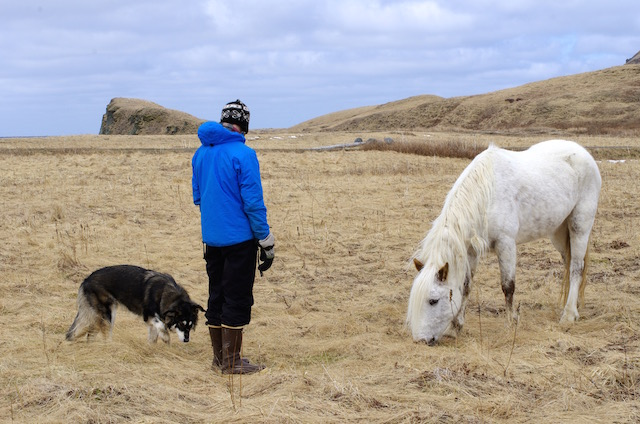
#> input picture chapter5/selectivesearch/person.jpg, 640 x 424 px, found by its file name
$ python example.py
#> lines starting #> are read from the running program, lines starting #| are printed output that depends on the picture
#> in main, img is the input picture: shape (424, 640, 3); mean R, G, B 166.5, 160.1, 154.7
### chapter5/selectivesearch/selectivesearch.py
# -*- coding: utf-8 -*-
import skimage.io
import skimage.transform
import skimage.util
from skimage import segmentation, util, color, feature
import numpy as np
import numpy


def _generate_segments(im_orig, scale, sigma, min_size):
    """
        merge Felzenswalb method mask as 4th channel of original image
    """
#> called with scale = 500, sigma = 0.9, min_size = 10

    # felzenszwalb method
    im_mask = segmentation.felzenszwalb(
        util.img_as_float(im_orig), scale=scale, sigma=sigma, min_size=min_size)
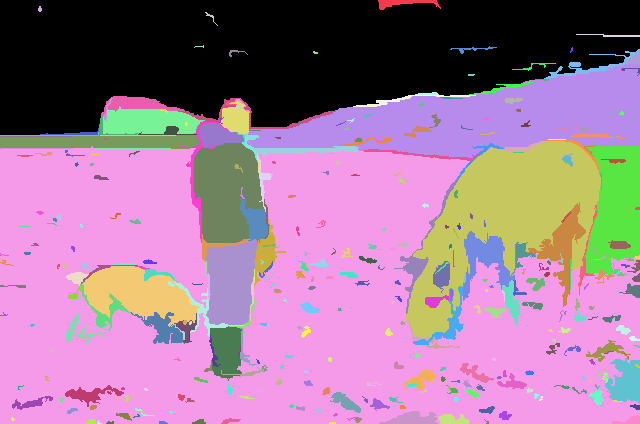
#> im_mask: shape (424, 640) int64; 352 distinct labels, from 0 to 351; one colour per label, 0 black

    # merge mask channel to the image as a 4th channel
    im_mask_ = np.zeros(im_orig.shape[:2])[:, :, np.newaxis]  # (424, 640, 1)
    im_orig = np.append(im_orig, im_mask_, axis=2)  # shape(424, 640, 4)
    im_orig[:, :, 3] = im_mask
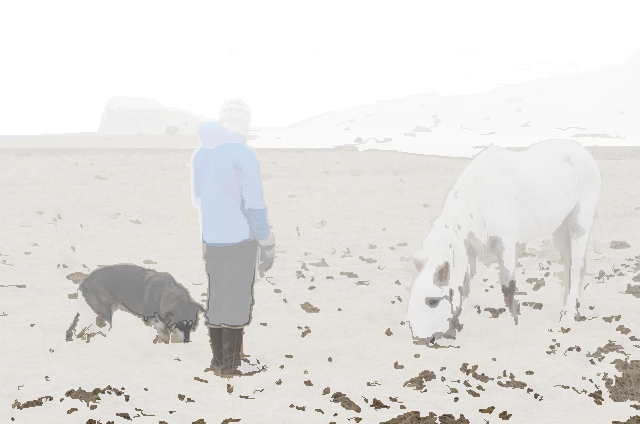
#> im_orig: shape (424, 640, 4) float64; mean R, G, B, A 166.5, 160.1, 154.7, 62.2; transparent parts drawn white

    return im_orig


# [39 lines left out: functions _sim_colour, _sim_texture, _sim_size, _sim_fill, _calc_sim, not called in this run]


def _calc_texture_gradient(img):
    """
        calculate texture gradient for entire image

        The original Selective Search algorithm proposed Gaussian derivative
        for 8 orientations, but we use LBP instead.
    """

    im_texture = np.zeros(img.shape[:3])  # (424, 640, 4)

    for colour_channel in (0, 1, 2):
        im_texture[:, :, colour_channel] = feature.local_binary_pattern(
            img[:, :, colour_channel], 8, 1.0)

    return im_texture


# [49 lines left out: functions _calc_colour_hist, _calc_texture_hist, not called in this run]


def _extract_regions(img):
    """
        segment smallest regions by the algorithm of Felzenswalb and Huttenlocher
    """
    R = {}

    # 记录每一个由FFelzenswalb算法分割出来的区域
    # pass 1: count pixel positions accroding segmentation image
    for y, i in enumerate(img):  # iter rows
        for x, (r, g, b, l) in enumerate(i):  # iter cols
            # initialize a new region
            if l not in R:
                R[l] = {
                    "min_x": 0xffff, "min_y": 0xffff,
                    "max_x": 0, "max_y": 0, "labels": [l]}
            # bounding box
            if R[l]["min_x"] > x:
                R[l]["min_x"] = x
            if R[l]["min_y"] > y:
                R[l]["min_y"] = y
            if R[l]["max_x"] < x:
                R[l]["max_x"] = x
            if R[l]["max_y"] < y:
                R[l]["max_y"] = y
#> after the loop, R = 352 items

    # pass 2: calculate texture gradient and hsv
    tex_grad = _calc_texture_gradient(img)
    hsv = color.rgb2hsv(img[:, :, :3])
#> hsv: shape (424, 640, 3) float64; mean of channels 0, 1, 2 0.3, 0.3, 185.7

    # pass 3: calculate colour histogram of each region
    for k, v in list(R.items()):
        masked = [img[:, :, 3] == k]  # true / false

        # colour histogram
        # mask the pixels in color
        masked_pixels = hsv[:, :, :][masked]   # shape( color_size, 3)
        R[k]["size"] = len(masked_pixels / 4)
        R[k]["hist_c"] = _calc_colour_hist(masked_pixels)

        # texture histogram
        # mask the pixels in texture
        masked_texture = tex_grad[:, :][masked]  # shape( color_size, 3)
        R[k]["hist_t"] = _calc_texture_hist(masked_texture)
#> this loop made 1 pass

    return R


# [43 lines left out: functions _extract_neighbours, _merge_regions, not called in this run]


def selective_search(im_orig, scale=1.0, sigma=0.8, min_size=50):
    '''Selective Search

    Parameters
    ----------
        im_orig : ndarray
            Input image
        scale : int
            Free parameter. Higher means larger clusters in felzenszwalb segmentation.
        sigma : float
            Width of Gaussian kernel for felzenszwalb segmentation.
        min_size : int
            Minimum component size for felzenszwalb segmentation.
    Returns
    -------
        img : ndarray
            image with region label
            region label is stored in the 4th value of each pixel [r,g,b,(region)]
        regions : array of dict
            [
                {
                    'rect': (left, top, right, bottom),
                    'labels': [...]
                },
                ...
            ]
    '''
    assert im_orig.shape[2] == 3, "输入应该是彩色图片"

    # load image and get smallest regions
    # region label is stored in the 4th value of each pixel [r,g,b,(region)]
    img = _generate_segments(im_orig, scale, sigma, min_size)

    if img is None:
        print("ERROR in felzenszwalb")
        return None, {}

    R = _extract_regions(img)

    imsize = img.shape[0] * img.shape[1]

    # extract neighbouring information
    neighbours = _extract_neighbours(R)

    # calculate initial similarities
    S = {}
    for (ai, ar), (bi, br) in neighbours:
        S[(ai, bi)] = _calc_sim(ar, br, imsize)

    print(list(S.items()))
    # exit()
    # hierarchal search
    while S != {}:

        # get highest similarity
        # i, j = sorted(list(S.items()), cmp=lambda a, b: cmp(a[1], b[1]))[-1][0]
        highest = sorted(list(S.items()), key=lambda a: a[1])[-1]
        i, j = highest[0]

        # merge corresponding regions
        t = max(R.keys()) + 1.0
        R[t] = _merge_regions(R[i], R[j])

        # mark similarities for regions to be removed
        key_to_delete = []
        for k, v in S.items():
            if (i in k) or (j in k):
                key_to_delete.append(k)

        # remove old similarities of related regions
        for k in key_to_delete:
            del S[k]

        # calculate similarity set with the new region
        for k in filter(lambda a: a != (i, j), key_to_delete):
            n = k[1] if k[0] in (i, j) else k[0]
            S[(t, n)] = _calc_sim(R[t], R[n], imsize)

    regions = []
    for k, r in list(R.items()):
        regions.append({
            'rect': (
                r['min_x'], r['min_y'],
                r['max_x'] - r['min_x'], r['max_y'] - r['min_y']),
            'size': r['size'],
            'labels': r['labels']
        })

    return img, regions

### chapter5/selectivesearch/example.py
# -*- coding: utf-8 -*-
import skimage.data
import matplotlib.pyplot as plt
import matplotlib.patches as mpatches
import selectivesearch
from skimage import io


def main():

    img = io.imread("../example/person.jpg")  # 载入图片

    # perform selective search
    img_lbl, regions = selectivesearch.selective_search(
        img, scale=500, sigma=0.9, min_size=10)

    # 根据具体情况过滤找到的区域
    candidates = set()
    for r in regions:
        # excluding same rectangle (with different segments)
        if r['rect'] in candidates:
            continue
        # excluding regions smaller than 2000 pixels
        if r['size'] < 100:
            continue
        # distorted rects
        # x, y, w, h = r['rect']
        # if w / h > 1.2 or h / w > 1.2:
            # continue
        candidates.add(r['rect'])

    print(regions)
    # 显示通过selective search算法找到的候选框
    fig, ax = plt.subplots(ncols=1, nrows=1, figsize=(6, 6))
    ax.imshow(img)
    for x, y, w, h in candidates:
        print(x, y, w, h)
        rect = mpatches.Rectangle(
            (x, y), w, h, fill=False, edgecolor='red', linewidth=1)
        ax.add_patch(rect)
    plt.show()

if __name__ == "__main__":
#> (the run stopped early here; a loop or call above may not have finished)
